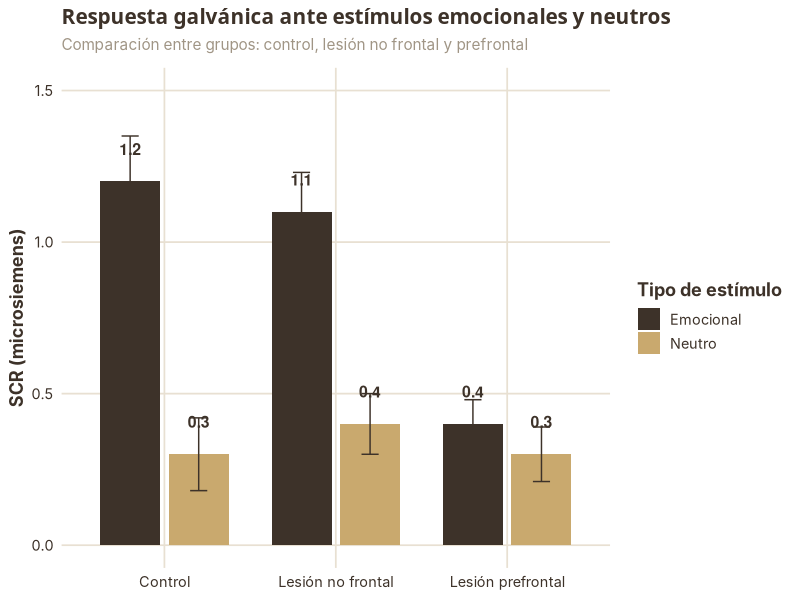
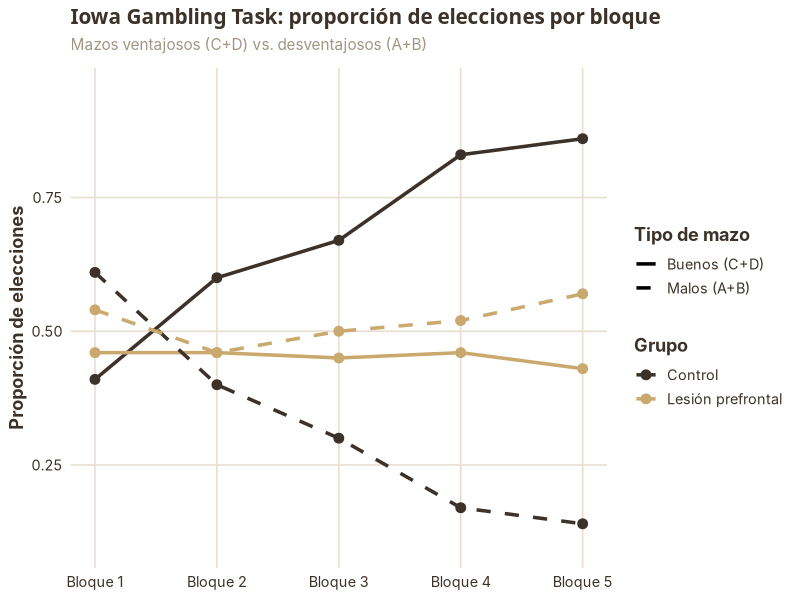
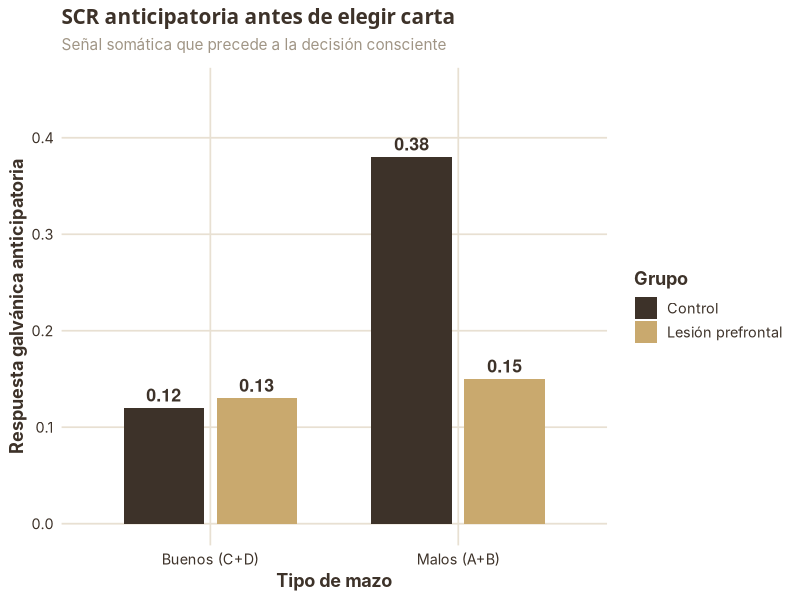

Reproduce these figures in R, in order.
## ---- chunk 1


library(ggplot2)
library(dplyr)

# Paleta del curso
marron       <- "#3d3229"
dorado       <- "#c9a96e"
dorado_claro <- "#e8d5a8"
crema        <- "#faf7f2"
gris_calido  <- "#a09585"

# Tema base reutilizable
theme_emocion <- function(base_size = 13) {
  theme_minimal(base_size = base_size, base_family = "Inter") +
    theme(
      plot.title       = element_text(family = "Libre Baskerville",
                                      face   = "bold",
                                      size   = rel(1.15),
                                      color  = marron),
      plot.subtitle    = element_text(color = gris_calido,
                                      size  = rel(0.85),
                                      margin = margin(b = 10)),
      axis.title       = element_text(color = marron, face = "bold"),
      axis.text        = element_text(color = marron),
      panel.grid.major = element_line(color = "#e8e0d2"),
      panel.grid.minor = element_blank(),
      legend.title     = element_text(face = "bold", color = marron),
      legend.text      = element_text(color = marron),
      plot.background  = element_rect(fill = "white", color = NA),
      panel.background = element_rect(fill = "white", color = NA)
    )
}

# ── Exp 1: SCR ante estímulos emocionales y neutros ────────────
df_exp1 <- data.frame(
  grupo   = rep(c("Control", "Lesión no frontal", "Lesión prefrontal"),
                each = 2),
  estimulo = rep(c("Emocional", "Neutro"), 3),
  scr      = c(1.2, 0.3, 1.1, 0.4, 0.4, 0.3),
  error    = c(0.15, 0.12, 0.13, 0.10, 0.08, 0.09)
)

df_exp1$grupo <- factor(df_exp1$grupo,
  levels = c("Control", "Lesión no frontal", "Lesión prefrontal"))

p1 <- ggplot(df_exp1, aes(x = grupo, y = scr, fill = estimulo)) +
  geom_col(position = position_dodge(0.8), width = 0.7) +
  geom_errorbar(aes(ymin = scr - error, ymax = scr + error),
                position = position_dodge(0.8), width = 0.2,
                color = marron) +
  geom_text(aes(label = scr),
            position = position_dodge(0.8),
            vjust = -2.2, size = 4, color = marron, fontface = "bold") +
  scale_fill_manual(values = c("Emocional" = marron, "Neutro" = dorado)) +
  labs(
    title    = "Respuesta galvánica ante estímulos emocionales y neutros",
    subtitle = "Comparación entre grupos: control, lesión no frontal y prefrontal",
    x = NULL, y = "SCR (microsiemens)", fill = "Tipo de estímulo"
  ) +
  ylim(0, 1.5) +
  theme_emocion()


# ggsave("img/exp1-scr-emocional.png", p1,
#        width = 10, height = 5.5, dpi = 200, bg = "white")

# ── Exp 2: IGT — proporción de elecciones por bloque ───────────
df_exp2 <- data.frame(
  bloque     = rep(1:5, 4),
  grupo      = rep(c("Control", "Control",
                     "Lesión prefrontal", "Lesión prefrontal"),
                   each = 5),
  tipo_mazo  = rep(c("Buenos (C+D)", "Malos (A+B)",
                     "Buenos (C+D)", "Malos (A+B)"),
                   each = 5),
  proporcion = c(0.41, 0.60, 0.67, 0.83, 0.86,   # control buenos
                 0.61, 0.40, 0.30, 0.17, 0.14,   # control malos
                 0.46, 0.46, 0.45, 0.46, 0.43,   # lesion buenos
                 0.54, 0.46, 0.50, 0.52, 0.57)   # lesion malos
)

p2 <- ggplot(df_exp2,
             aes(x = bloque, y = proporcion,
                 color = grupo, linetype = tipo_mazo,
                 group = interaction(grupo, tipo_mazo))) +
  geom_line(linewidth = 1.2) +
  geom_point(size = 3) +
  scale_color_manual(values = c("Control" = marron,
                                "Lesión prefrontal" = dorado)) +
  scale_linetype_manual(values = c("Buenos (C+D)" = "solid",
                                   "Malos (A+B)"  = "dashed")) +
  scale_x_continuous(breaks = 1:5,
                     labels = paste("Bloque", 1:5)) +
  labs(
    title    = "Iowa Gambling Task: proporción de elecciones por bloque",
    subtitle = "Mazos ventajosos (C+D) vs. desventajosos (A+B)",
    x = NULL, y = "Proporción de elecciones",
    color = "Grupo", linetype = "Tipo de mazo"
  ) +
  ylim(0.10, 0.95) +
  theme_emocion()

# ggsave("img/exp2-igt-proporciones.png", p2,
#        width = 10, height = 5.5, dpi = 200, bg = "white")

# ── Exp 3: SCR anticipatoria antes de elegir carta ─────────────
df_exp3 <- data.frame(
  tipo_mazo = rep(c("Buenos (C+D)", "Malos (A+B)"), 2),
  grupo     = rep(c("Control", "Lesión prefrontal"), each = 2),
  scr       = c(0.12, 0.38, 0.13, 0.15)
)

df_exp3$tipo_mazo <- factor(df_exp3$tipo_mazo,
  levels = c("Buenos (C+D)", "Malos (A+B)"))

p3 <- ggplot(df_exp3, aes(x = tipo_mazo, y = scr, fill = grupo)) +
  geom_col(position = position_dodge(0.75), width = 0.65) +
  geom_text(aes(label = scr),
            position = position_dodge(0.75),
            vjust = -0.5, size = 4.5,
            color = marron, fontface = "bold") +
  scale_fill_manual(values = c("Control" = marron,
                               "Lesión prefrontal" = dorado)) +
  labs(
    title    = "SCR anticipatoria antes de elegir carta",
    subtitle = "Señal somática que precede a la decisión consciente",
    x = "Tipo de mazo", y = "Respuesta galvánica anticipatoria",
    fill = "Grupo"
  ) +
  ylim(0, 0.45) +
  theme_emocion()

# ggsave("img/exp3-scr-anticipatoria.png", p3,
#        width = 9, height = 5.5, dpi = 200, bg = "white")

p1

## ---- chunk 2

p2

## ---- chunk 3

p3
